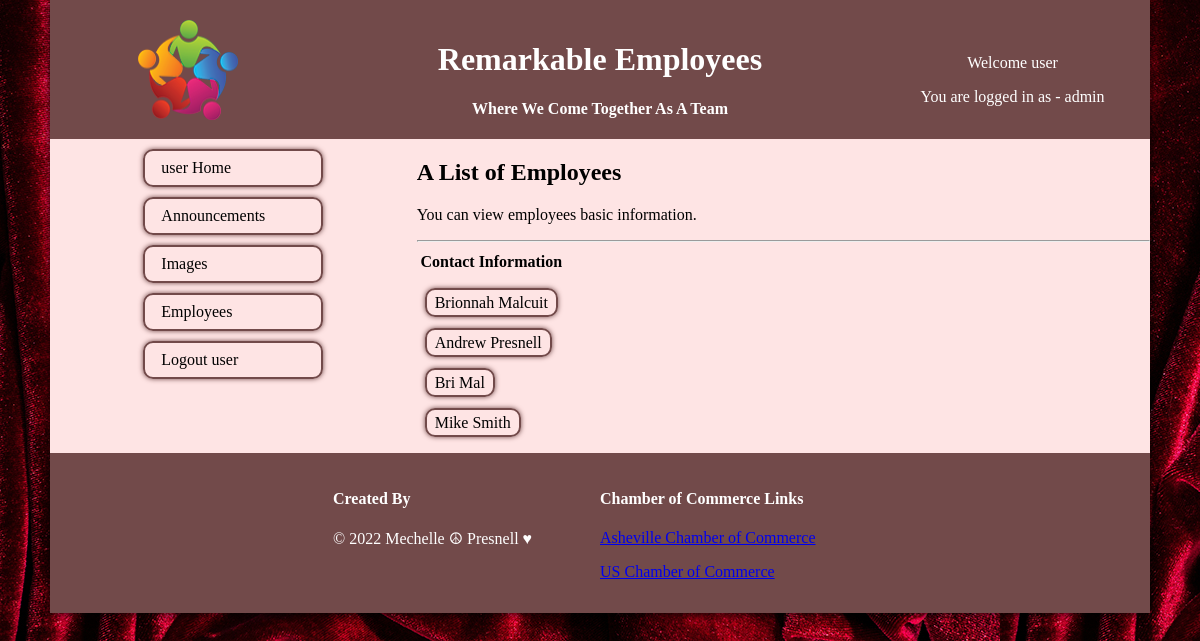
The app's page /staff/employee_list.php (signed in) with its own data.
### tables this page shows
CREATE TABLE `employee` (
  `employee_id` int(15) NOT NULL,
  `first_name` varchar(50) NOT NULL,
  `last_name` varchar(50) NOT NULL,
  `birthday` date DEFAULT NULL,
  `start_date` date DEFAULT NULL,
  `email` varchar(100) NOT NULL,
  `username` varchar(50) NOT NULL DEFAULT 'user',
  `hashed_password` varchar(255) NOT NULL DEFAULT '12345',
  `user_level` varchar(10) DEFAULT 'employee',
  `department_initial` varchar(5) DEFAULT 'HR'
);

### private/functions.php (called while the page is built, shortened)
<?php
function url_for($script_path) {
  if($script_path[0] != '/') {
    $script_path = "/" . $script_path;
  }
  return WWW_ROOT . $script_path;
}
function u($string="") {
  return urlencode($string);
}
function h($string="") {
  return htmlspecialchars($string);
}
?>

### private/query_functions.php (called while the page is built, shortened)
<?php
function find_only_employees() {
  global $db;
  $sql = "SELECT * FROM employee ";
  $sql .= "WHERE user_level='employee' ";
  $result = mysqli_query($db, $sql);
  return $result;
}
?>

### public/staff/employee_list.php (the view, shortened to what this page needs)
<!DOCTYPE html>
<html lang="en">
  <head>
    <link href="../stylesheets/public-styles.css" rel="stylesheet">
  </head>
  <body>
    <div id="main-content">
      <header>
        <a href="<?php echo url_for('staff/index.php'); ?>"><img src="../images/ppl-logo.png" alt="circle logo" width="100" height="100"></a>
        <div id="header-content">
          <h1>Remarkable Employees</h1>
          <h4>Where We Come Together As A Team</h4>
        </div>
        <div id="user-info">
          <p>Welcome <?php echo $_SESSION['username']; ?></p>
          <p>You are logged in as - <?php echo $_SESSION['user_level']; ?></p>
        </div>
      </header>
      <main id="page-content">
        <aside id="navigation">
          <nav id="main-nav">
          <ul>
              <l1><a href="<?php echo url_for( '/staff/index.php'); ?>"><?php echo $_SESSION['username']; ?> Home</a></l1>
              <l1><a href="announcements.php">Announcements</a></l1>
              <l1><a href="images.php">Images</a></l1>
              <l1><a href="employee_list.php">Employees</a></l1>
              <l1><a href="<?php echo url_for('../public/logout.php'); ?>">Logout <?php echo $_SESSION['username']; ?></a></l1>
            </ul>
          </nav>
        </aside>
        <article id="description">
          <div>
            <div class="action">
            <h1>A List of Employees</h1>
            <p>You can view employees basic information.</p>
            </div>
            <?php
              $employee_set = find_only_employees();
            ?>
          </div>
          <hr>
          <div>
          <table class="list">
            <tr>
              <th>Contact Information</th>
            </tr>
            <?php while($employee = mysqli_fetch_assoc($employee_set)) { ?>
              <tr>
                <td>
                <div id="add-employee">
                  <a class="action" href="<?php echo url_for('/staff/show.php?employee_id=' . h(u($employee['employee_id']))); ?>"> <?php echo h($employee['first_name']) ." ". h($employee['last_name']); ?></a>
                </div><br>
                </td>
              </tr>
            <?php } ?>
  	      </table>
        </article>
      </main>
    <footer id="footer">
        <div id="my-info">
          <h4>Created By</h4>
          &copy; <?php echo date('Y'); ?> Mechelle &#9774; Presnell &hearts;
        </div>
        <div id="chamber">
          <h4>Chamber of Commerce Links</h4>
          <p><a href="https://www.ashevillechamber.org/news-events/events/wnc-career-expo/?gclid=EAIaIQobChMI--vY9Jfk9gIVBLLICh1_2gFFEAAYASAAEgJtifD_BwE">Asheville Chamber of Commerce</a></p>
          <p><a href="https://www.uschamber.com/">US Chamber of Commerce</a></p>
        </div>
      </footer>
    </div>
  </body>
</html>

### public/stylesheets/public-styles.css (style rules this page uses)
* { box-sizing: border-box; }
body { background-image: url(../images/background.jpeg); margin: 0; }
#main-content { background-color: #fee4e4; box-shadow: 0 0 10px #000; margin: 0 auto; max-width: 1100px; }
#main-content .list th { padding-bottom: 20px; }
header { background-color: #724a4a; color: #fff; min-height: 100px; margin: 0; padding-top: 20px; text-align: center; }
#add-employee a { box-shadow: 0 0 5px #724a4a; border: 2px solid #724a4a; border-radius: 10px; text-decoration: none; color: #000; margin: 5px; padding: 4px 8px; }
#page-content { color: #000; padding: 20px; }
footer { background-color: #724a4a; color: #fff; margin: 0; min-height: 100px; padding: 1rem; }

### records on screen
employee: first_name "Brionnah", last_name "Malcuit"
employee: first_name "Andrew", last_name "Presnell"
employee: first_name "Bri", last_name "Mal"
employee: first_name "Mike", last_name "Smith"

### other values on screen
$_SESSION['username'] "user"
$_SESSION['user_level'] "admin"
